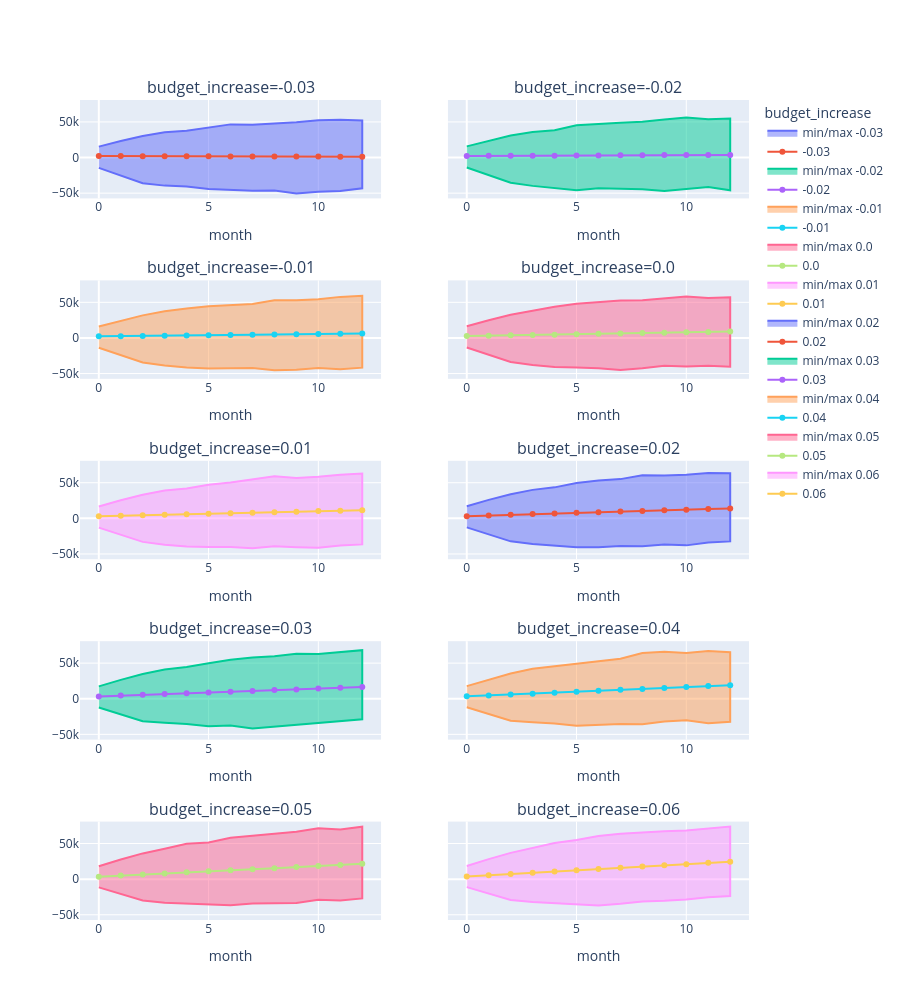

The cell this chart's notebook holds for it:
### Code cell
simulations_by_month = (
    simulations.group_by("month", "budget_increase")
    .agg(
        amount_average=pl.col("amount").mean(),
        amount_min=pl.col("amount").min(),
        amount_max=pl.col("amount").max(),
    )
    .sort("budget_increase", "month")
)

TRENDLINE_FIG_COL_COUNT = 2

fig = make_subplots(
    rows=int(len(BUDGET_INCREASES) / TRENDLINE_FIG_COL_COUNT),
    cols=TRENDLINE_FIG_COL_COUNT,
    shared_yaxes="all",
    subplot_titles=[
        f"budget_increase={budget_increase}" for budget_increase in BUDGET_INCREASES
    ],
)
for i, budget_increase in enumerate(BUDGET_INCREASES):
    sims = simulations_by_month.filter(pl.col("budget_increase") == budget_increase)
    row = int(i / TRENDLINE_FIG_COL_COUNT) + 1
    col = i % TRENDLINE_FIG_COL_COUNT + 1
    fig.add_trace(
        go.Scatter(
            x=pl.concat([sims["month"], sims["month"].reverse()]),
            y=pl.concat([sims["amount_min"], sims["amount_max"].reverse()]),
            name=f"min/max {budget_increase}",
            fill="toself",
        ),
        row=row,
        col=col,
    )
    fig.add_trace(
        go.Scatter(x=sims["month"], y=sims["amount_average"], name=budget_increase),
        row=row,
        col=col,
    )
    fig.update_xaxes(title_text="month", row=row, col=col)
fig.update_layout(height=1000, legend=go.layout.Legend(title="budget_increase"))
fig.show()

### Figure 1 — Plotly figure (JSON) as saved in the notebook; plotly's stock layout.template omitted (floating-point values rounded to 4 significant figures)
{"data": [{"fill": "toself", "name": "min/max -0.03", "type": "scatter", "x": [0, 1, 2, 3, 4, 5, 6, 7, 8, 9, 10, 11, 12, 12, 11, 10, 9, 8, 7, 6, 5, 4, 3, 2, 1, 0], "xaxis": "x", "y": [-14430.0, -25430.0, -35980.0, -39410.0, -40570.0, -44020.0, -45690.0, -46650.0, -46220.0, -50450.0, -48020.0, -47050.0, -43100.0, 52030.0, 53140.0, 52280.0, 49520.0, 47790.0, 46190.0, 46560.0, 42470.0, 37640.0, 35640.0, 30180.0, 23100.0, 15290.0], "yaxis": "y"}, {"name": "-0.03", "type": "scatter", "x": [0, 1, 2, 3, 4, 5, 6, 7, 8, 9, 10, 11, 12], "xaxis": "x", "y": [2152.0, 2040.0, 1941.0, 1885.0, 1814.0, 1679.0, 1639.0, 1571.0, 1443.0, 1450.0, 1393.0, 1249.0, 1255.0], "yaxis": "y"}, {"fill": "toself", "name": "min/max -0.02", "type": "scatter", "x": [0, 1, 2, 3, 4, 5, 6, 7, 8, 9, 10, 11, 12, 12, 11, 10, 9, 8, 7, 6, 5, 4, 3, 2, 1, 0], "xaxis": "x2", "y": [-14070.0, -24900.0, -35250.0, -39780.0, -43030.0, -46060.0, -43090.0, -44300.0, -44520.0, -47010.0, -43870.0, -41270.0, -45880.0, 54840.0, 53910.0, 56140.0, 53510.0, 50280.0, 48830.0, 47060.0, 45440.0, 38250.0, 35970.0, 30930.0, 23670.0, 15640.0], "yaxis": "y2"}, {"name": "-0.02", "type": "scatter", "x": [0, 1, 2, 3, 4, 5, 6, 7, 8, 9, 10, 11, 12], "xaxis": "x2", "y": [2230.0, 2366.0, 2421.0, 2567.0, 2634.0, 2818.0, 2997.0, 3154.0, 3234.0, 3419.0, 3507.0, 3571.0, 3723.0], "yaxis": "y2"}, {"fill": "toself", "name": "min/max -0.01", "type": "scatter", "x": [0, 1, 2, 3, 4, 5, 6, 7, 8, 9, 10, 11, 12, 12, 11, 10, 9, 8, 7, 6, 5, 4, 3, 2, 1, 0], "xaxis": "x3", "y": [-13710.0, -24360.0, -34510.0, -38830.0, -41590.0, -42850.0, -42180.0, -42290.0, -45190.0, -44550.0, -42320.0, -44070.0, -41680.0, 59180.0, 57640.0, 54320.0, 52890.0, 52780.0, 47650.0, 45640.0, 44600.0, 41470.0, 37420.0, 31670.0, 24230.0, 15990.0], "yaxis": "y3"}, {"name": "-0.01", "type": "scatter", "x": [0, 1, 2, 3, 4, 5, 6, 7, 8, 9, 10, 11, 12], "xaxis": "x3", "y": [2338.0, 2502.0, 2774.0, 3025.0, 3369.0, 3720.0, 4065.0, 4415.0, 4766.0, 5098.0, 5417.0, 5782.0, 6067.0], "yaxis": "y3"}, {"fill": "toself", "name": "min/max 0.0", "type": "scatter", "x": [0, 1, 2, 3, 4, 5, 6, 7, 8, 9, 10, 11, 12, 12, 11, 10, 9, 8, 7, 6, 5, 4, 3, 2, 1, 0], "xaxis": "x4", "y": [-13340.0, -23830.0, -33770.0, -37880.0, -40770.0, -41660.0, -42470.0, -45010.0, -42610.0, -39070.0, -40040.0, -39210.0, -40400.0, 57190.0, 56100.0, 58090.0, 54950.0, 52860.0, 52520.0, 50260.0, 48070.0, 43860.0, 37960.0, 32420.0, 24790.0, 16340.0], "yaxis": "y4"}, {"name": "0.0", "type": "scatter", "x": [0, 1, 2, 3, 4, 5, 6, 7, 8, 9, 10, 11, 12], "xaxis": "x4", "y": [2645.0, 3123.0, 3624.0, 4122.0, 4640.0, 5227.0, 5888.0, 6384.0, 6866.0, 7380.0, 7894.0, 8331.0, 8901.0], "yaxis": "y4"}, {"fill": "toself", "name": "min/max 0.01", "type": "scatter", "x": [0, 1, 2, 3, 4, 5, 6, 7, 8, 9, 10, 11, 12, 12, 11, 10, 9, 8, 7, 6, 5, 4, 3, 2, 1, 0], "xaxis": "x5", "y": [-12980.0, -23300.0, -33030.0, -36920.0, -39400.0, -40390.0, -40340.0, -41920.0, -39350.0, -40690.0, -41400.0, -38200.0, -36560.0, 62870.0, 61290.0, 58310.0, 56720.0, 59200.0, 54810.0, 50420.0, 47180.0, 41980.0, 39200.0, 33160.0, 25350.0, 16690.0], "yaxis": "y5"}, {"name": "0.01", "type": "scatter", "x": [0, 1, 2, 3, 4, 5, 6, 7, 8, 9, 10, 11, 12], "xaxis": "x5", "y": [2783.0, 3470.0, 4257.0, 4909.0, 5654.0, 6381.0, 7103.0, 7840.0, 8646.0, 9409.0, 10150.0, 10690.0, 11360.0], "yaxis": "y5"}, {"fill": "toself", "name": "min/max 0.02", "type": "scatter", "x": [0, 1, 2, 3, 4, 5, 6, 7, 8, 9, 10, 11, 12, 12, 11, 10, 9, 8, 7, 6, 5, 4, 3, 2, 1, 0], "xaxis": "x6", "y": [-12620.0, -22770.0, -32290.0, -35970.0, -38100.0, -40640.0, -40500.0, -38740.0, -39200.0, -36710.0, -37950.0, -33940.0, -32400.0, 63470.0, 63760.0, 61350.0, 60200.0, 60600.0, 55080.0, 53200.0, 49550.0, 43490.0, 39960.0, 33910.0, 25910.0, 17040.0], "yaxis": "y6"}, {"name": "0.02", "type": "scatter", "x": [0, 1, 2, 3, 4, 5, 6, 7, 8, 9, 10, 11, 12], "xaxis": "x6", "y": [2995.0, 4002.0, 4982.0, 5994.0, 6808.0, 7771.0, 8719.0, 9604.0, 10430.0, 11340.0, 12200.0, 13070.0, 13960.0], "yaxis": "y6"}, {"fill": "toself", "name": "min/max 0.03", "type": "scatter", "x": [0, 1, 2, 3, 4, 5, 6, 7, 8, 9, 10, 11, 12, 12, 11, 10, 9, 8, 7, 6, 5, 4, 3, 2, 1, 0], "xaxis": "x7", "y": [-12260.0, -22240.0, -31550.0, -33660.0, -35490.0, -38760.0, -37600.0, -41610.0, -39020.0, -37400.0, -34820.0, -32180.0, -28850.0, 68160.0, 65340.0, 62650.0, 63260.0, 59660.0, 57760.0, 54580.0, 49870.0, 44550.0, 40960.0, 34650.0, 26470.0, 17400.0], "yaxis": "y7"}, {"name": "0.03", "type": "scatter", "x": [0, 1, 2, 3, 4, 5, 6, 7, 8, 9, 10, 11, 12], "xaxis": "x7", "y": [3263.0, 4456.0, 5475.0, 6587.0, 7826.0, 8939.0, 9896.0, 11020.0, 12210.0, 13120.0, 14330.0, 15470.0, 16600.0], "yaxis": "y7"}, {"fill": "toself", "name": "min/max 0.04", "type": "scatter", "x": [0, 1, 2, 3, 4, 5, 6, 7, 8, 9, 10, 11, 12, 12, 11, 10, 9, 8, 7, 6, 5, 4, 3, 2, 1, 0], "xaxis": "x8", "y": [-11900.0, -21710.0, -30810.0, -33000.0, -34710.0, -37900.0, -36580.0, -35380.0, -35930.0, -31900.0, -30290.0, -34340.0, -32280.0, 65280.0, 66890.0, 64360.0, 66010.0, 64270.0, 56090.0, 52690.0, 48760.0, 46240.0, 41960.0, 35400.0, 27040.0, 17750.0], "yaxis": "y8"}, {"name": "0.04", "type": "scatter", "x": [0, 1, 2, 3, 4, 5, 6, 7, 8, 9, 10, 11, 12], "xaxis": "x8", "y": [3365.0, 4646.0, 5918.0, 7157.0, 8430.0, 9748.0, 11050.0, 12470.0, 13800.0, 15070.0, 16390.0, 17780.0, 19090.0], "yaxis": "y8"}, {"fill": "toself", "name": "min/max 0.05", "type": "scatter", "x": [0, 1, 2, 3, 4, 5, 6, 7, 8, 9, 10, 11, 12, 12, 11, 10, 9, 8, 7, 6, 5, 4, 3, 2, 1, 0], "xaxis": "x9", "y": [-11540.0, -21170.0, -30070.0, -33110.0, -34590.0, -36090.0, -36800.0, -34300.0, -33360.0, -33350.0, -29040.0, -29950.0, -27060.0, 73710.0, 69730.0, 71480.0, 66410.0, 63520.0, 60610.0, 58200.0, 51570.0, 49590.0, 42770.0, 36140.0, 27600.0, 18100.0], "yaxis": "y9"}, {"name": "0.05", "type": "scatter", "x": [0, 1, 2, 3, 4, 5, 6, 7, 8, 9, 10, 11, 12], "xaxis": "x9", "y": [3517.0, 5137.0, 6622.0, 8092.0, 9540.0, 11100.0, 12570.0, 14030.0, 15430.0, 17020.0, 18520.0, 19960.0, 21580.0], "yaxis": "y9"}, {"fill": "toself", "name": "min/max 0.06", "type": "scatter", "x": [0, 1, 2, 3, 4, 5, 6, 7, 8, 9, 10, 11, 12, 12, 11, 10, 9, 8, 7, 6, 5, 4, 3, 2, 1, 0], "xaxis": "x10", "y": [-11170.0, -20640.0, -29330.0, -32160.0, -33720.0, -35300.0, -36840.0, -34470.0, -31410.0, -30440.0, -28640.0, -25260.0, -23760.0, 73880.0, 70570.0, 68180.0, 67260.0, 65770.0, 63750.0, 60680.0, 54900.0, 50730.0, 43960.0, 36880.0, 28160.0, 18450.0], "yaxis": "y10"}, {"name": "0.06", "type": "scatter", "x": [0, 1, 2, 3, 4, 5, 6, 7, 8, 9, 10, 11, 12], "xaxis": "x10", "y": [3868.0, 5551.0, 7373.0, 9054.0, 10830.0, 12440.0, 14150.0, 15900.0, 17710.0, 19450.0, 21070.0, 22870.0, 24470.0], "yaxis": "y10"}], "layout": {"annotations": [{"font": {"size": 16}, "showarrow": false, "text": "budget_increase=-0.03", "x": 0.225, "xanchor": "center", "xref": "paper", "y": 1, "yanchor": "bottom", "yref": "paper"}, {"font": {"size": 16}, "showarrow": false, "text": "budget_increase=-0.02", "x": 0.775, "xanchor": "center", "xref": "paper", "y": 1, "yanchor": "bottom", "yref": "paper"}, {"font": {"size": 16}, "showarrow": false, "text": "budget_increase=-0.01", "x": 0.225, "xanchor": "center", "xref": "paper", "y": 0.78, "yanchor": "bottom", "yref": "paper"}, {"font": {"size": 16}, "showarrow": false, "text": "budget_increase=0.0", "x": 0.775, "xanchor": "center", "xref": "paper", "y": 0.78, "yanchor": "bottom", "yref": "paper"}, {"font": {"size": 16}, "showarrow": false, "text": "budget_increase=0.01", "x": 0.225, "xanchor": "center", "xref": "paper", "y": 0.56, "yanchor": "bottom", "yref": "paper"}, {"font": {"size": 16}, "showarrow": false, "text": "budget_increase=0.02", "x": 0.775, "xanchor": "center", "xref": "paper", "y": 0.56, "yanchor": "bottom", "yref": "paper"}, {"font": {"size": 16}, "showarrow": false, "text": "budget_increase=0.03", "x": 0.225, "xanchor": "center", "xref": "paper", "y": 0.34, "yanchor": "bottom", "yref": "paper"}, {"font": {"size": 16}, "showarrow": false, "text": "budget_increase=0.04", "x": 0.775, "xanchor": "center", "xref": "paper", "y": 0.34, "yanchor": "bottom", "yref": "paper"}, {"font": {"size": 16}, "showarrow": false, "text": "budget_increase=0.05", "x": 0.225, "xanchor": "center", "xref": "paper", "y": 0.12, "yanchor": "bottom", "yref": "paper"}, {"font": {"size": 16}, "showarrow": false, "text": "budget_increase=0.06", "x": 0.775, "xanchor": "center", "xref": "paper", "y": 0.12, "yanchor": "bottom", "yref": "paper"}], "height": 1000, "legend": {"title": {"text": "budget_increase"}}, "xaxis": {"anchor": "y", "domain": [0, 0.45], "title": {"text": "month"}}, "xaxis10": {"anchor": "y10", "domain": [0.55, 1], "title": {"text": "month"}}, "xaxis2": {"anchor": "y2", "domain": [0.55, 1], "title": {"text": "month"}}, "xaxis3": {"anchor": "y3", "domain": [0, 0.45], "title": {"text": "month"}}, "xaxis4": {"anchor": "y4", "domain": [0.55, 1], "title": {"text": "month"}}, "xaxis5": {"anchor": "y5", "domain": [0, 0.45], "title": {"text": "month"}}, "xaxis6": {"anchor": "y6", "domain": [0.55, 1], "title": {"text": "month"}}, "xaxis7": {"anchor": "y7", "domain": [0, 0.45], "title": {"text": "month"}}, "xaxis8": {"anchor": "y8", "domain": [0.55, 1], "title": {"text": "month"}}, "xaxis9": {"anchor": "y9", "domain": [0, 0.45], "title": {"text": "month"}}, "yaxis": {"anchor": "x", "domain": [0.88, 1], "matches": "y9"}, "yaxis10": {"anchor": "x10", "domain": [0, 0.12], "matches": "y9", "showticklabels": false}, "yaxis2": {"anchor": "x2", "domain": [0.88, 1], "matches": "y9", "showticklabels": false}, "yaxis3": {"anchor": "x3", "domain": [0.66, 0.78], "matches": "y9"}, "yaxis4": {"anchor": "x4", "domain": [0.66, 0.78], "matches": "y9", "showticklabels": false}, "yaxis5": {"anchor": "x5", "domain": [0.44, 0.56], "matches": "y9"}, "yaxis6": {"anchor": "x6", "domain": [0.44, 0.56], "matches": "y9", "showticklabels": false}, "yaxis7": {"anchor": "x7", "domain": [0.22, 0.34], "matches": "y9"}, "yaxis8": {"anchor": "x8", "domain": [0.22, 0.34], "matches": "y9", "showticklabels": false}, "yaxis9": {"anchor": "x9", "domain": [0, 0.12]}}}
